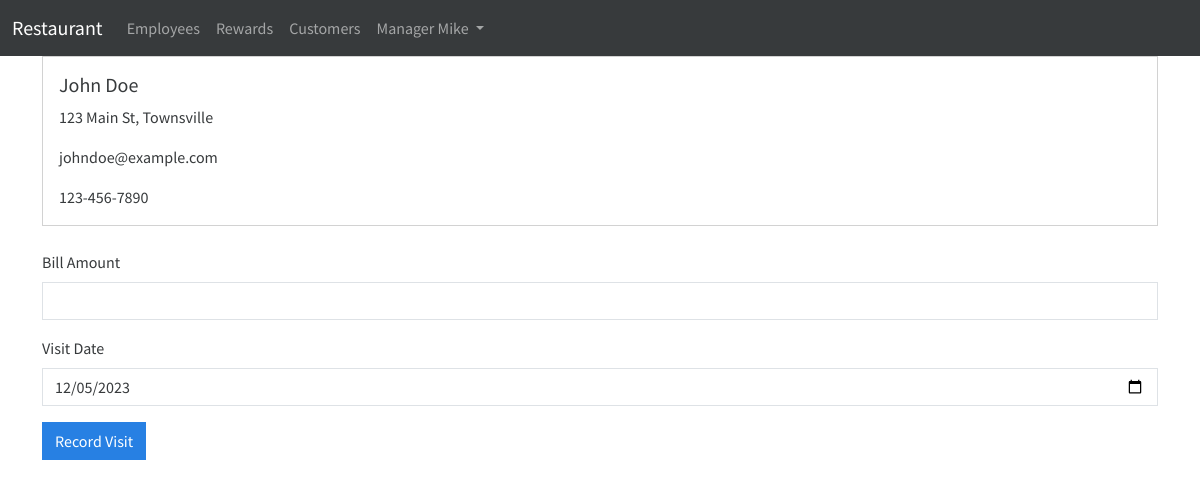
The app's page /record_visit.php?customer_id=1 (signed in) with its own data.
### tables this page shows
CREATE TABLE employees (
    id INT AUTO_INCREMENT PRIMARY KEY,
    name VARCHAR(255) NOT NULL,
    email VARCHAR(255) NOT NULL,
    password TEXT,
    created_by INT,
    is_manager BOOLEAN DEFAULT FALSE,
    inactive boolean DEFAULT FALSE,
    UNIQUE (email)

);

CREATE TABLE customers (
    id INT AUTO_INCREMENT PRIMARY KEY,
    name VARCHAR(255) NOT NULL,
    address TEXT,
    email VARCHAR(255) NOT NULL,
    phone VARCHAR(50),
    inactive boolean DEFAULT FALSE,
    UNIQUE (email)
);

### auth.php (called while the page is built, shortened)
<?php
require_once 'database.php';
function current_user() {
    if (isset($_SESSION['user'])) {
        $user = $_SESSION['user'];
        $pdo = get_connection();
                $entityTable = $user['entity_type'] === 'customer' ? 'customers' : 'employees';
        $sql = "SELECT * FROM {$entityTable} WHERE id = :id";
        $stmt = $pdo->prepare($sql);
        $stmt->execute(['id' => $user['entity_id']]);
        $entity = $stmt->fetch(PDO::FETCH_ASSOC);
        return ['user' => $user, 'entity' => $entity];
    }
    return null;
}
?>

### database.php (called while the page is built, shortened)
<?php
function get_connection() {
    try {
        $dsn = 'mysql:host=' . DB_HOST . ';dbname=' . DB_NAME . ';port=' . DB_PORT;
        $pdo = new PDO($dsn, DB_USER, DB_PASS);
        $pdo->setAttribute(PDO::ATTR_ERRMODE, PDO::ERRMODE_EXCEPTION);
        return $pdo;
    } catch (PDOException $e) {
        die('Database Connection Failed: ' . $e->getMessage());
    }
}
function get_customer($id) {
    try {
        $pdo = get_connection();
        $sql = "SELECT * FROM customers WHERE id = :id";
        $stmt = $pdo->prepare($sql);
        $stmt->bindParam(':id', $id, PDO::PARAM_INT);
        $stmt->execute();
        return $stmt->fetch(PDO::FETCH_ASSOC);     } catch (PDOException $e) {
        die('Error fetching customer: ' . $e->getMessage());
    }
}
?>

### record_visit.php (the view, shortened to what this page needs)
<?php
require_once 'database.php'; require_once 'flashmessages.php'; require_once 'auth.php'; authenticate('employee');
$customerId = $_GET['customer_id'] ?? null;
$customer = null;
$visitDate = date('Y-m-d');
if ($customerId) {
    $customer = get_customer($customerId);
}
include 'header.php';
?>
<div class="container">
    <?php if ($customer): ?>
        <div class="card mb-4">
            <div class="card-body">
                <h5 class="card-title"><?php echo htmlspecialchars($customer['name']); ?></h5>
                <p class="card-text"><?php echo htmlspecialchars($customer['address']); ?></p>
                <p class="card-text"><?php echo htmlspecialchars($customer['email']); ?></p>
                <p class="card-text"><?php echo htmlspecialchars($customer['phone']); ?></p>
            </div>
        </div>
        <form action="record_visit.php?customer_id=<?php echo $customerId; ?>" method="post">
            <div class="mb-3">
                <label for="bill_amount" class="form-label">Bill Amount</label>
                <input type="number" class="form-control" id="bill_amount" name="bill_amount" step="0.01" required>
            </div>
            <div class="mb-3">
                <label for="date" class="form-label">Visit Date</label>
                <input type="date" class="form-control" id="date" name="date" value="<?php echo $visitDate ?>" required>
            </div>
            <button type="submit" class="btn btn-primary">Record Visit</button>
        </form>
    <?php else: ?>
        <p>Customer not found.</p>
    <?php endif; ?>
</div>
<?php
include 'footer.php'; ?>

### header.php (shortened to what this page needs)
<?php
require_once("auth.php");
function get_active_link($link) {
    $currentFile = basename($_SERVER['SCRIPT_NAME']);
    if (strpos($currentFile, $link) !== false) {
        return 'active';
    } else {
        return '';
    }
}
$user = current_user();
?>
<!DOCTYPE html>
<html lang="en">
<head>
    <link href="cosmo.css" rel="stylesheet">
    <link href="https://cdnjs.cloudflare.com/ajax/libs/font-awesome/6.5.1/css/all.min.css" rel="stylesheet">
</head>
<body>
    <nav class="navbar navbar-expand-lg navbar-dark bg-dark">
        <div class="container-fluid">
            <a class="navbar-brand" href="index.php">Restaurant</a>
            <div class="collapse navbar-collapse" id="navbarNav">
                <ul class="navbar-nav">
                   <?php if($user['user']['entity_type'] == 'employee') : ?>
                    <?php if($user['entity']['is_manager']): ?>
                    <li class="nav-item ">
                        <a class="nav-link <?php echo get_active_link('employee')?>" href="employees.php">Employees</a>
                    </li>
                    <?php endif?>
                    <li class="nav-item">
                        <a class="nav-link  <?php echo get_active_link('reward')?>" href="rewards.php">Rewards</a>
                    </li>
                    <li class="nav-item">
                        <a class="nav-link  <?php echo get_active_link('customer')?>" href="customers.php">Customers</a>
                    </li>
                    <?php endif;?>
                    <li class="nav-item dropdown">
                        <a class="nav-link dropdown-toggle" href="#" id="navbarDropdownMenuLink" role="button" data-bs-toggle="dropdown" aria-expanded="false">
                            <?php echo $user['entity']['name']?>
                        </a>
                    </li>
          </ul>
            </div>
        </div>
    </nav>

### records on screen
employees: name "Manager Mike"
customers: name "John Doe", address "123 Main St, Townsville", email "johndoe@example.com", phone "123-456-7890"
